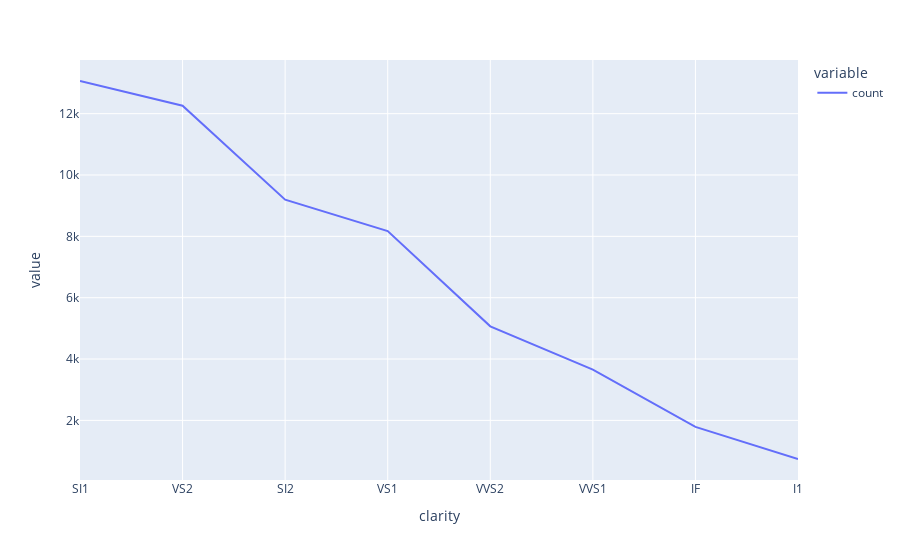

Notebook source saved alongside this figure:
### Code cell
count=df['clarity'].value_counts()
px.line(count)

### Figure 1 — Plotly figure (JSON) as saved in the notebook; plotly's stock layout.template omitted (floating-point values rounded to 4 significant figures)
{"data": [{"hovertemplate": "variable=count<br>clarity=%{x}<br>value=%{y}<extra></extra>", "legendgroup": "count", "line": {"color": "#636efa", "dash": "solid"}, "marker": {"symbol": "circle"}, "mode": "lines", "name": "count", "orientation": "v", "showlegend": true, "type": "scatter", "x": ["SI1", "VS2", "SI2", "VS1", "VVS2", "VVS1", "IF", "I1"], "xaxis": "x", "y": [13065, 12258, 9194, 8171, 5066, 3655, 1790, 741], "yaxis": "y"}], "layout": {"legend": {"title": {"text": "variable"}, "tracegroupgap": 0}, "margin": {"t": 60}, "xaxis": {"anchor": "y", "domain": [0, 1], "title": {"text": "clarity"}}, "yaxis": {"anchor": "x", "domain": [0, 1], "title": {"text": "value"}}}}
